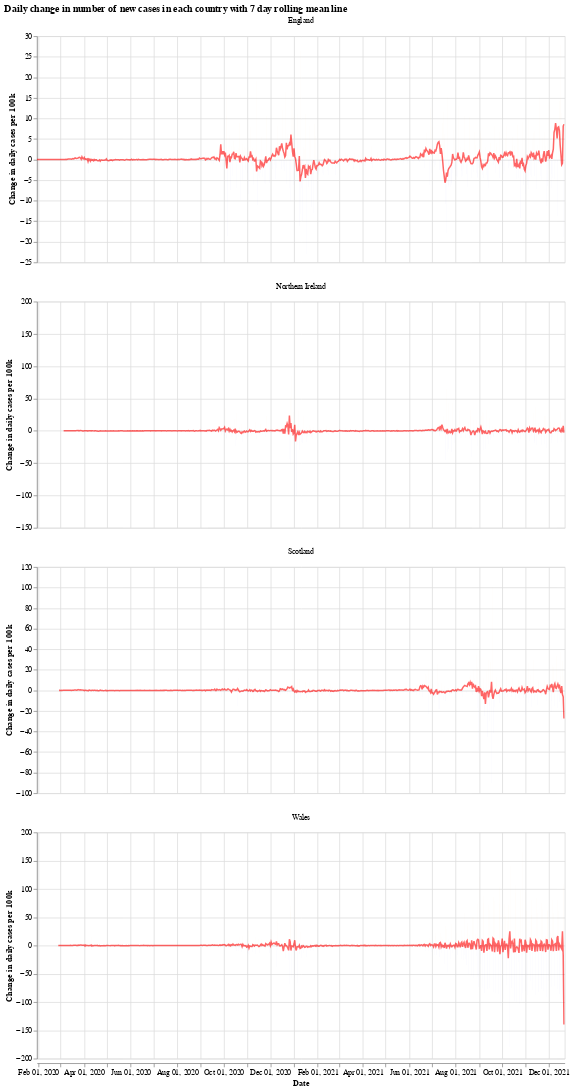

The code cell stored with this chart in its notebook:
### Markdown cell above
We will use the Python library `Altair` for visualising the data, see the [altair docs](https://altair-viz.github.io/) for more information.

First we have a graph which shows the daily change in the number of new cases for each country. This number jumps up and down all over the place, which is likely due to delay in reporting of new cases over the weekend. Another interesting thing is that it looks like the daily cases in Wales experienced a much shorter period of calm over the summer (calm in the sense of daily cases not jumping up and down).

The orange bars are days when the number of new cases (per 100k population) was more than the previous day, while the blue are days when the number of new cases dropped. The red line is the 7 day moving average. 

When the moving average line is below 0, it means that there is a consistent drop in new cases. We can see this clearly happening around the times that lockdowns were introduced (though, to varying degrees). I will update the graphs soon with a marker of when each lockdown started.

### Code cell
# collapse
import altair as alt

bars = alt.Chart(uk_cases).mark_bar().encode(
    x=alt.X("yearmonthdate(date):T", axis=alt.Axis(title='Date')),
    y=alt.Y("casesChangeRate:Q", axis=alt.Axis(title='Change in daily cases per 100k')),
    tooltip='casesChange',
    color=alt.condition(
        alt.datum.casesChangeRate > 0,
        alt.value("orange"),  # The positive color
        alt.value("blue")  # The negative color
    )
).properties(title='Daily change in number of new cases with 7 day rolling mean',width=700).interactive()

line = alt.Chart(uk_cases).mark_line(
    color='red',
    size=2,
    opacity=0.6
).transform_window(
    rolling_mean='mean(casesChangeRate)',
    frame=[0, 7],
    groupby=['areaName']
).encode(
    x='yearmonthdate(date):T',
    y='rolling_mean:Q'
)

alt.layer(bars, line, data=uk_cases).facet(alt.Column(
    'areaName', title=''), columns=1).resolve_scale(y='independent').properties(title='Daily change in number of new cases in each country with 7 day rolling mean line')

### Figure 1 — Vega-Lite specification as saved in the notebook (floating-point values rounded to 4 significant figures; data arrays with more than 128 entries replaced by an {"elided": "..."} marker saying what was removed)
{"config": {"view": {"continuousWidth": 400, "continuousHeight": 300}}, "data": {"name": "data-996dce98bfc7257a56ce182838d0d816"}, "facet": {"type": "nominal", "field": "areaName", "title": ""}, "spec": {"layer": [{"mark": "bar", "encoding": {"color": {"condition": {"value": "orange", "test": "(datum.casesChangeRate > 0)"}, "value": "blue"}, "tooltip": {"type": "quantitative", "field": "casesChange"}, "x": {"type": "temporal", "axis": {"title": "Date"}, "field": "date", "timeUnit": "yearmonthdate"}, "y": {"type": "quantitative", "axis": {"title": "Change in daily cases per 100k"}, "field": "casesChangeRate"}}, "selection": {"selector001": {"type": "interval", "bind": "scales", "encodings": ["x", "y"]}}, "title": "Daily change in number of new cases with 7 day rolling mean", "width": 700}, {"mark": {"type": "line", "color": "red", "opacity": 0.6, "size": 2}, "encoding": {"x": {"type": "temporal", "field": "date", "timeUnit": "yearmonthdate"}, "y": {"type": "quantitative", "field": "rolling_mean"}}, "transform": [{"window": [{"op": "mean", "field": "casesChangeRate", "as": "rolling_mean"}], "frame": [0, 7], "groupby": ["areaName"]}]}]}, "columns": 1, "resolve": {"scale": {"y": "independent"}}, "title": "Daily change in number of new cases in each country with 7 day rolling mean line", "$schema": "https://vega.github.io/schema/vega-lite/v4.8.1.json", "datasets": {"data-996dce98bfc7257a56ce182838d0d816": {"elided": "2676 records"}}}
